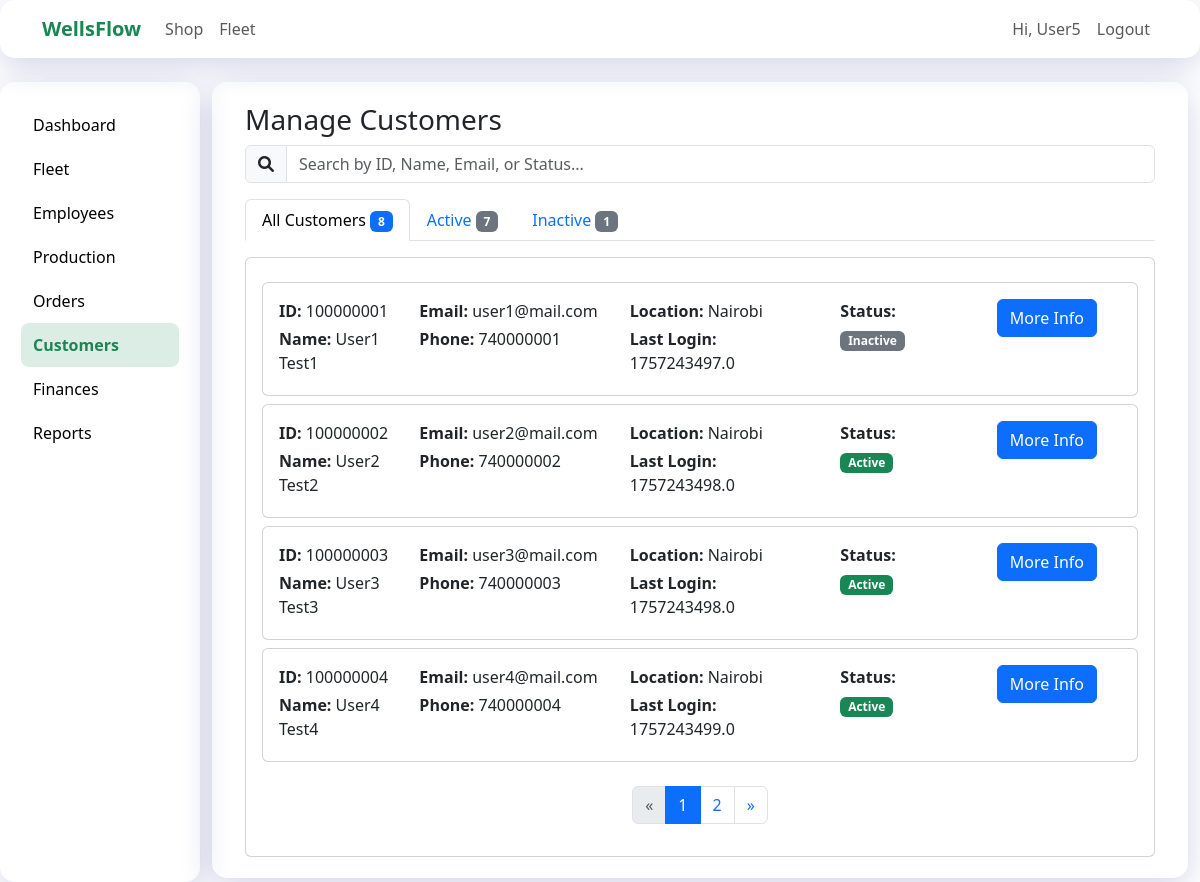
/customersmanage (signed in), run on the app's committed database.
### models.py (models this page shows, shortened)
class User(UserMixin, db.Model):
    __tablename__ = "Users"  # Match DB table
    id = db.Column(db.Integer, primary_key=True)
    fname = db.Column(db.String(50))
    lname = db.Column(db.String(50))
    email = db.Column(db.String(120), unique=True, nullable=False)
    phone = db.Column(db.String(15))
    password_hash = db.Column(db.String(128))
    role = db.Column(db.String(50), default="customer")

### app.py (the view, shortened to what this page needs)
@app.route("/customersmanage", methods=['GET', 'POST'])
@login_required
def customersmanage():
    conn = sqlite3.connect(shopfleetdb)
    conn.row_factory = sqlite3.Row
    cursor = conn.cursor()
    filter_status = request.args.get('status')
    if filter_status:
        cursor.execute("SELECT * FROM Users WHERE status = ?", (filter_status,))
    else:
        cursor.execute("SELECT * FROM Users")
    customers = cursor.fetchall()
    cursor.execute("""
        SELECT status, COUNT(*) as count
        FROM Users
        GROUP BY status
    """)
    status_counts = cursor.fetchall()
    cursor.execute("SELECT COUNT(*) as total FROM Users")
    total_customers = cursor.fetchone()['total']
    conn.close()
    return render_template("fleet/fleet_extend/customers/managecustomers.html",
                           customers=customers,
                           status_counts=status_counts,
                           current_filter=filter_status,
                           total_customers=total_customers)

### app.py (called while the page is built, shortened)
@login_manager.user_loader
def load_user(user_id):
    conn = sqlite3.connect(shopfleetdb)
    conn.row_factory = sqlite3.Row
    cursor = conn.cursor()
    cursor.execute(
        "SELECT user_id, first_name, last_name, email, 'customer' as role FROM Users WHERE user_id = ?",
        (user_id,),
    )
    row = cursor.fetchone()
    if row:
        conn.close()
        return UserObject(row['user_id'], row['first_name'], row['last_name'], row['email'], row['role'])

### user_object.py (called while the page is built)
    @property
    def fname(self):
        if self.role != 'customer' and self.username:
            return self.username
        return self.first_name

### templates/fleet/fleet_extend/customers/managecustomers.html (shortened to what this page needs)
{% extends "adminside_fleet/customers.html" %}
{% block customer_content %}
<div class="container">
  <h3>Manage Customers</h3>
  <div class="row mb-3">
    <div class="col-md-12">
      <div class="input-group">
        <span class="input-group-text" id="search-icon">
          <i class="fas fa-search"></i>
        </span>
        <input type="text" class="form-control" id="customerSearch" placeholder="Search by ID, Name, Email, or Status..." aria-label="Search customers" aria-describedby="search-icon">
      </div>
    </div>
  </div>
  <ul class="nav nav-tabs mb-3">
    <li class="nav-item">
      <a class="nav-link {% if not current_filter %}active{% endif %}" href="{{ url_for('customersmanage') }}">
        All Customers
        <span class="badge bg-primary">{{ total_customers }}</span>
      </a>
    </li>
    {% for status_row in status_counts %}
      <li class="nav-item">
        <a class="nav-link {% if current_filter == status_row['status'] %}active{% endif %}"
           href="{{ url_for('customersmanage', status=status_row['status']) }}">
          {{ status_row['status'] }} <span class="badge bg-secondary">{{ status_row['count'] }}</span>
        </a>
      </li>
    {% endfor %}
  </ul>
  <div class="card">
    <div class="card-body">
      {% if customers %}
        <div id="customerList">
          {% for customer in customers %}
            <div class="card mt-2 customer-item"
                 data-id="{{ customer['user_id'] }}"
                 data-name="{{ customer['first_name'] }} {{ customer['last_name'] }}"
                 data-email="{{ customer['email'] }}"
                 data-status="{{ customer['status'] }}">
              <div class="card-body">
                <div class="d-flex justify-content-between align-items-center">
                  <div class="row w-100">
                    <div class="col-md-2">
                      <p class="mb-1"><strong>ID:</strong> {{ customer['user_id'] }}</p>
                      <p class="mb-1"><strong>Name:</strong> {{ customer['first_name'] }} {{ customer['last_name'] }}</p>
                    </div>
                    <div class="col-md-3">
                      <p class="mb-1"><strong>Email:</strong> {{ customer['email'] }}</p>
                      <p class="mb-1"><strong>Phone:</strong> {{ customer['phone_number'] }}</p>
                    </div>
                    <div class="col-md-3">
                      <p class="mb-1"><strong>Location:</strong> {{ customer['location'] }}</p>
                      <p class="mb-1"><strong>Last Login:</strong> {{ customer['last_login'] }}</p>
                    </div>
                    <div class="col-md-2">
                      <p class="mb-1"><strong>Status:</strong></p>
                      <span class="badge bg-{% if customer['status'] == 'Active' %}success{% elif customer['status'] == 'Inactive' %}secondary{% else %}danger{% endif %}">
                        {{ customer['status'] }}
                      </span>
                    </div>
                    <div class="col-md-2 text-end">
                      <button class="btn btn-primary" data-bs-toggle="modal" data-bs-target="#customerModal{{ customer['user_id'] }}">
                        More Info
                      </button>
                    </div>
                  </div>
                </div>
              </div>
            </div>
          {% endfor %}
        </div>
        <nav aria-label="Customer pagination" class="mt-4">
          <ul class="pagination justify-content-center" id="paginationControls">
          </ul>
        </nav>
      {% else %}
        <div class="text-center py-5">
          <h5>No customers found{% if current_filter %} with status "{{ current_filter }}"{% endif %}.</h5>
        </div>
      {% endif %}
    </div>
  </div>
</div>
<link rel="stylesheet" href="https://cdnjs.cloudflare.com/ajax/libs/font-awesome/6.0.0/css/all.min.css">
{% endblock customer_content %}

### templates/fleet/layout.html (shortened to what this page needs)
<!DOCTYPE html>
<html lang="en">
<head>
  <link href="https://cdn.jsdelivr.net/npm/bootstrap@5.3.0/dist/css/bootstrap.min.css" rel="stylesheet"/>
</head>
<body>
<nav class="navbar navbar-expand-lg glass-card mb-4">
  <div class="container">
    <a class="navbar-brand text-success fw-bold" href="/">WellsFlow</a>
    <div class="collapse navbar-collapse">
      <ul class="navbar-nav me-auto">
        <li class="nav-item"><a class="nav-link" href="/shop">Shop</a></li>
        <li class="nav-item"><a class="nav-link" href="/fleet">Fleet</a></li>
      </ul>
      <ul class="navbar-nav">
        {% if current_user.is_authenticated %}
          <li class="nav-item">
            <span class="nav-link">Hi, {{ current_user.fname or current_user.first_name or 'User' }}</span>
          </li>
          <li class="nav-item">
            <a class="nav-link" href="{{ url_for('auth.logout') }}">Logout</a>
          </li>
        {% endif %}
      </ul>
    </div>
  </div>
</nav>
<div class="container-fluid">
  <section class="row">
    <div class="col-md-2 glass-card sidebar">
      <ul class="nav flex-column">
        <li class="nav-item"><a class="nav-link" href="/dashboard">Dashboard</a></li>
        <li class="nav-item"><a class="nav-link" href="/vehiclesmanagefleet">Fleet</a></li>
        <li class="nav-item"><a class="nav-link" href="/employees">Employees</a></li>
        <li class="nav-item"><a class="nav-link" href="/manageproduction">Production</a></li>
        <li class="nav-item"><a class="nav-link" href="/ordersmanage">Orders</a></li>
        <li class="nav-item"><a class="nav-link" href="/customersmanage">Customers</a></li>
        <li class="nav-item"><a class="nav-link" href="/finances">Finances</a></li>
        <li class="nav-item"><a class="nav-link" href="/reports">Reports</a></li>
      </ul>
    </div>
    <div class="col-md-10">
      <div class="glass-card content">
        {% block content %}
        {% endblock %}
      </div>
</body>
</html>

### templates/fleet/layout.html (style rules this page uses)
body { background: #ffffff; min-height: 100vh; }
.glass-card { background: rgba(255, 255, 255, 0.2); border-radius: 15px; box-shadow: 0 8px 32px rgba(31, 38, 135, 0.2); border: 1px solid rgba(255, 255, 255, 0.18); transition: transform 0.2s ease, box-shadow 0.2s ease; }
.sidebar .nav-link { border-radius: 8px; padding: 10px 12px; transition: background 0.2s ease; color: #000; font-weight: 500; }
.sidebar .nav-link:hover, .sidebar .nav-link.active { background: rgba(25, 135, 84, 0.15); color: #198754; font-weight: 600; }
.sidebar { min-height: 100vh; padding: 20px; }
.content { padding: 20px; }

### data on the page
User: first_name "User5"
User: user_id "100000001", first_name "User1", last_name "Test1", email "user1@mail.com", phone_number "740000001", location "Nairobi", last_login "1757243497.0", status "Inactive"
User: user_id "100000002", first_name "User2", last_name "Test2", email "user2@mail.com", phone_number "740000002", location "Nairobi", last_login "1757243498.0", status "Active"
User: user_id "100000003", first_name "User3", last_name "Test3", email "user3@mail.com", phone_number "740000003", location "Nairobi", last_login "1757243498.0", status "Active"
User: user_id "100000004", first_name "User4", last_name "Test4", email "user4@mail.com", phone_number "740000004", location "Nairobi", last_login "1757243499.0", status "Active"

### other printed values
{{ total_customers }} "8"
{{ status_row['status'] }} "Active" "Inactive"
{{ status_row['count'] }} "7" "1"
